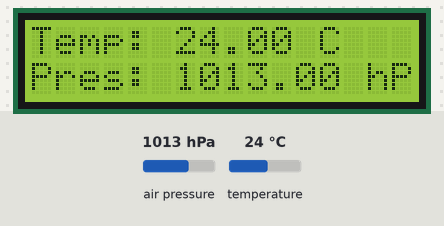
Bench run of a program on a simulated Raspberry Pi Pico running MicroPython. On the bench: 16×2 character LCD. The test bench sets the inputs (shaded band); at power-on: air pressure 1013 hPa, temperature 24 °C. Library files of the repository ran but are not shown: bmp280_spi.py, bmp280.py, lcd1602.py; what the program prints to the serial console is not drawn.

Above: at 0.2 s.
1.3 s: air pressure set to 952 hPa
At 3.1 s:
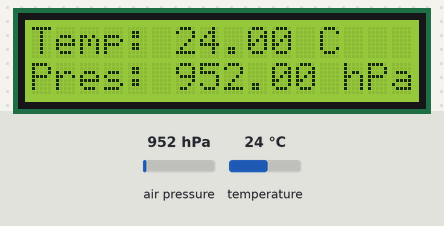
5.5 s: temperature set to 12 °C
At 6.4 s:
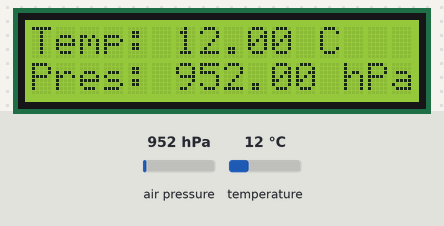
8.1 s: air pressure set to 975 hPa
At 9.6 s:
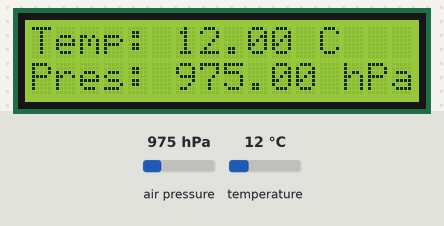
11.3 s: temperature set to 19 °C
At 12.9 s:
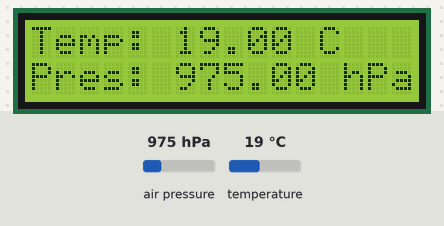
Timing chart, 0 to 14.4 s (numbered marks = the images above; inputs shaded):
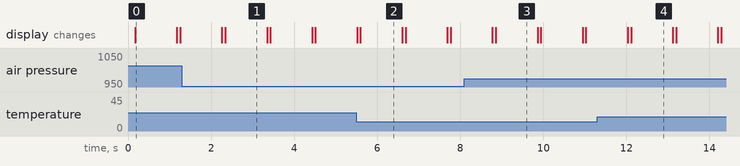

The program:

main.py
```python
from machine import Pin, SPI
from utime import sleep
from bmp280_spi import BMP280SPI
from bmp280 import BMP280
from lcd1602 import LCD1602
import math

lcd = LCD1602(e=21, rs=20, d4=22, d5=26, d6=27, d7=28)

spi1_sck = Pin(10)  #SCL
spi1_tx = Pin(11)   #SDA   DIN
spi1_rx = Pin(12)   #SDO
spi1_csn = Pin(13, Pin.OUT, value=1)    #CSB
spi1 = SPI(1, sck=spi1_sck, mosi=spi1_tx, miso=spi1_rx)
bmp280_spi = BMP280SPI(spi1, spi1_csn)

while True:
    readout = bmp280_spi.measurements
    print(f"Temperature: {readout['t']:.2f} °C, pressure: {readout['p']:.2f} hPa.")
    lcd.clear()
    lcd.cursor_home()
    lcd.print_str(f"Temp: {readout['t']:.2f} C")
    lcd.cursor_home()
    lcd.cursor_shift(40)
    lcd.print_str(f"Pres: {readout['p']:.2f} hPa")
    sleep(1)
```

Measured:
- after the input at 1.3 s, the display: first differs from a run without the input after 1.0 s (image 1)
- after the input at 5.5 s, the display: first differs from a run without the input after 0.10 s (image 2)
- after the input at 8.1 s, the display: first differs from a run without the input after 0.76 s (image 3)
- after the input at 11.3 s, the display: first differs from a run without the input after 0.81 s (image 4)
- what the display in image 0 shows lasts 1.0 s, from 0.2 s to 1.2 s
